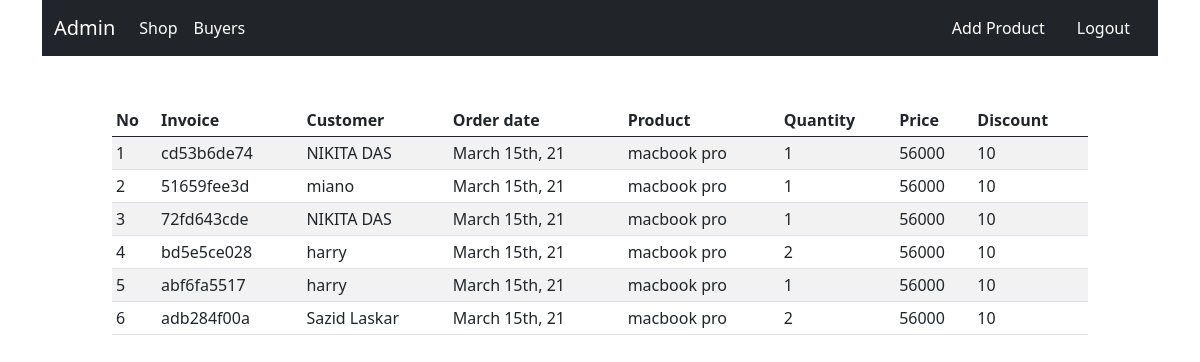
The app's page /detail with its own data.
### shop/customers/models.py (models this page shows, shortened)
class Order(db.Model):
    id = db.Column(db.Integer, primary_key = True)
    invoice = db.Column(db.String(15), unique = True, nullable=False)
    status = db.Column(db.String(50), nullable = False, default = 'Pending')
    customer_id = db.Column(db.Integer, db.ForeignKey('customer.id'), nullable=False)
    order_date = db.Column(db.DateTime, nullable = False, default = datetime.utcnow)
    orders = db.Column(jsonEncodedDict)

class Customer(db.Model, UserMixin):
    id = db.Column(db.Integer, primary_key=True)
    name = db.Column(db.String(80), unique=True, nullable=False)
    username = db.Column(db.String(80), unique=True, nullable=False)
    email = db.Column(db.String(120), unique=True, nullable=False)
    password = db.Column(db.String(120),  nullable=False)
    country = db.Column(db.String(120),  nullable=False)
    state = db.Column(db.String(120),  nullable=False)
    city = db.Column(db.String(120),  nullable=False)
    address = db.Column(db.String(120),  nullable=False)
    pin = db.Column(db.String(120),  nullable=False)
    contact= db.Column(db.String(120),  nullable=False)
    date_created = db.Column(db.DateTime, nullable = False, default = datetime.utcnow)

### shop/admin/routes.py (the view)
@app.route('/detail')
def detail():
    order = Order.query.all()
    customer = Customer.query.all()
    return render_template('admin/detail.html', order=order, customer = customer)

### shop/customers/models.py (called while the page is built)
    def process_result_value(self, value, dialect):
        if value is None:
            return {}
        else:
            return json.loads(value)

### shop/templates/admin/detail.html (shortened to what this page needs)
{% extends "base.html" %}
{% block content %}
{% include 'admin_navbar.html' %}
<div class="conatiner mt-5 ml-3" style="margin-left: 7rem; margin-right: 7rem;">
    <table class="table table-sm table-condensed table-striped table-hover ">
        <thead>
            <th>No</th>
            <th>Invoice</th>
          <th>Customer</th>
            <th>Order date</th>
            <th>Product</th>
            <th>Quantity</th>
            <th>Price</th>
            <th>Discount</th>
        </thead>
        <tbody>
            {% if order %}
            {% for ord in order %}
          <tr>
              <td>{{ loop.index }}</td>
              <td>{{ ord.invoice }}</td>
           {% for cust in customer %}
              {% if cust.id == ord.customer_id %}
            <td>  {{ cust.name }}</td>
              {% endif %}
              {% endfor %}
              <td>{{ moment(ord.order_date).format("MMMM Do, YY") }}</td>
              {% for key, product in ord.orders.items():  %}
              <td>{{ product.name }}
                </td>
              <td>{{ product.quantity }}</td>
              <td>{{ product.price }}</td>
              <td>{{ product.discount }}</td>
              {% endfor %}
              {% endfor %}
              {% endif %}
              {% endblock %}

### shop/templates/base.html (shortened to what this page needs)
<!doctype html>
<html lang="en">
  <head>
    <link rel="stylesheet" href="{{ url_for('static',filename = 'css/bootstrap.min.css')}} ">
  </head>
  <body>
    {% block content %}
    {% endblock %}
  </body>
  </body>
</html>

### shop/templates/admin_navbar.html (shortened to what this page needs)
<div class="container">
    <nav class="navbar navbar-expand-lg navbar-light bg-dark">
        <div class="container-fluid">
          <a class="navbar-brand" href="{{ url_for('admin')}}" style="color: white;">Admin</a>
          <div class="collapse navbar-collapse" id="navbarNavDropdown">
            <ul class="navbar-nav">
              <li class="nav-item">
                <a class="nav-link active" aria-current="page" href="{{ url_for('admin_shop')}}"style="color: white;">Shop</a>
              </li>
              <li class="nav-item">
                <a class="nav-link active" aria-current="page" href="{{ url_for('detail')}}"style="color: white;">Buyers</a>
              </li>
          </div>
          <ul class="nav justify-content-end">
            <li class="nav-item">
              <a class="nav-link active" aria-current="page" href="{{ url_for('addproduct')}}" style="color: white;">Add Product</a>
            </li>
            </ul>
                <a href="{{ url_for('main')}}" class="nav-link"style="color: white;">Logout</a>
        </div>
      </nav>
</div>

### records on screen
Order: invoice "cd53b6de74", order_date "March 15th, 21", name "macbook pro", quantity "1", price "56000", discount "10"
Customer: name "NIKITA DAS"
Order: invoice "51659fee3d", order_date "March 15th, 21", name "macbook pro", quantity "1", price "56000", discount "10"
Customer: name "miano"
Order: invoice "72fd643cde", order_date "March 15th, 21", name "macbook pro", quantity "1", price "56000", discount "10"
Order: invoice "bd5e5ce028", order_date "March 15th, 21", name "macbook pro", quantity "2", price "56000", discount "10"
Customer: name "harry"
Order: invoice "abf6fa5517", order_date "March 15th, 21", name "macbook pro", quantity "1", price "56000", discount "10"
Order: invoice "adb284f00a", order_date "March 15th, 21", name "macbook pro", quantity "2", price "56000", discount "10"
Customer: name "Sazid Laskar"
